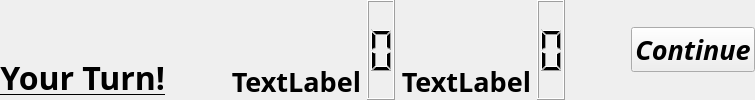
    <widget class="QWidget" name="info_bar" native="true">
     <property name="styleSheet">
      <string notr="true"/>
     </property>
     <layout class="QGridLayout" name="gridLayout_97">
      <property name="leftMargin">
       <number>0</number>
      </property>
      <property name="topMargin">
       <number>0</number>
      </property>
      <property name="rightMargin">
       <number>0</number>
      </property>
      <property name="bottomMargin">
       <number>0</number>
      </property>
      <property name="verticalSpacing">
       <number>-1</number>
      </property>
      <item row="0" column="6">
       <spacer name="horizontalSpacer">
        <property name="orientation">
         <enum>Qt::Horizontal</enum>
        </property>
        <property name="sizeType">
         <enum>QSizePolicy::Expanding</enum>
        </property>
        <property name="sizeHint" stdset="0">
         <size>
          <width>60</width>
          <height>20</height>
         </size>
        </property>
       </spacer>
      </item>
      <item row="0" column="1">
       <spacer name="horizontalSpacer_2">
        <property name="orientation">
         <enum>Qt::Horizontal</enum>
        </property>
        <property name="sizeType">
         <enum>QSizePolicy::Expanding</enum>
        </property>
        <property name="sizeHint" stdset="0">
         <size>
          <width>60</width>
          <height>20</height>
         </size>
        </property>
       </spacer>
      </item>
      <item row="0" column="2">
       <widget class="QLabel" name="label_19">
        <property name="font">
         <font>
          <family>Futura</family>
          <pointsize>20</pointsize>
          <bold>true</bold>
         </font>
        </property>
        <property name="styleSheet">
         <string notr="true">QLabel {
	color:black;
}</string>
        </property>
        <property name="text">
         <string>TextLabel</string>
        </property>
        <property name="alignment">
         <set>Qt::AlignBottom|Qt::AlignRight|Qt::AlignTrailing</set>
        </property>
       </widget>
      </item>
      <item row="0" column="4">
       <widget class="QLabel" name="label_20">
        <property name="font">
         <font>
          <family>Futura</family>
          <pointsize>20</pointsize>
          <bold>true</bold>
         </font>
        </property>
        <property name="styleSheet">
         <string notr="true">QLabel {
	color:black;
}</string>
        </property>
        <property name="text">
         <string>TextLabel</string>
        </property>
        <property name="alignment">
         <set>Qt::AlignBottom|Qt::AlignRight|Qt::AlignTrailing</set>
        </property>
       </widget>
      </item>
      <item row="0" column="5">
       <widget class="QLCDNumber" name="lcdNumber_2">
        <property name="sizePolicy">
         <sizepolicy hsizetype="Preferred" vsizetype="Preferred">
          <horstretch>0</horstretch>
          <verstretch>0</verstretch>
         </sizepolicy>
        </property>
        <property name="font">
         <font>
          <family>Futura</family>
          <pointsize>24</pointsize>
          <bold>true</bold>
         </font>
        </property>
        <property name="digitCount">
         <number>1</number>
        </property>
       </widget>
      </item>
      <item row="0" column="3">
       <widget class="QLCDNumber" name="lcdNumber">
        <property name="sizePolicy">
         <sizepolicy hsizetype="Preferred" vsizetype="Preferred">
          <horstretch>0</horstretch>
          <verstretch>0</verstretch>
         </sizepolicy>
        </property>
        <property name="font">
         <font>
          <family>Futura</family>
          <pointsize>24</pointsize>
          <bold>true</bold>
         </font>
        </property>
        <property name="frameShape">
         <enum>QFrame::Box</enum>
        </property>
        <property name="digitCount">
         <number>1</number>
        </property>
       </widget>
      </item>
      <item row="0" column="0">
       <widget class="QLabel" name="turn_label">
        <property name="font">
         <font>
          <family>Futura</family>
          <pointsize>24</pointsize>
          <italic>false</italic>
          <bold>true</bold>
          <underline>true</underline>
         </font>
        </property>
        <property name="styleSheet">
         <string notr="true">QLabel {
	color:black;
}</string>
        </property>
        <property name="text">
         <string>Your Turn!</string>
        </property>
        <property name="alignment">
         <set>Qt::AlignBottom|Qt::AlignRight|Qt::AlignTrailing</set>
        </property>
       </widget>
      </item>
      <item row="0" column="7">
       <widget class="QWidget" name="widget" native="true">
        <property name="layoutDirection">
         <enum>Qt::LeftToRight</enum>
        </property>
        <layout class="QGridLayout" name="gridLayout_98">
         <property name="leftMargin">
          <number>0</number>
         </property>
         <property name="topMargin">
          <number>0</number>
         </property>
         <property name="rightMargin">
          <number>0</number>
         </property>
         <property name="bottomMargin">
          <number>0</number>
         </property>
         <item row="0" column="0">
          <widget class="QPushButton" name="pushButton_91">
           <property name="sizePolicy">
            <sizepolicy hsizetype="Fixed" vsizetype="Fixed">
             <horstretch>0</horstretch>
             <verstretch>0</verstretch>
            </sizepolicy>
           </property>
           <property name="font">
            <font>
             <family>Futura</family>
             <pointsize>20</pointsize>
             <italic>true</italic>
             <bold>true</bold>
            </font>
           </property>
           <property name="styleSheet">
            <string notr="true">QPushButton {
	color:black;
}</string>
           </property>
           <property name="text">
            <string>Continue</string>
           </property>
          </widget>
         </item>
        </layout>
       </widget>
      </item>
     </layout>
    </widget>
